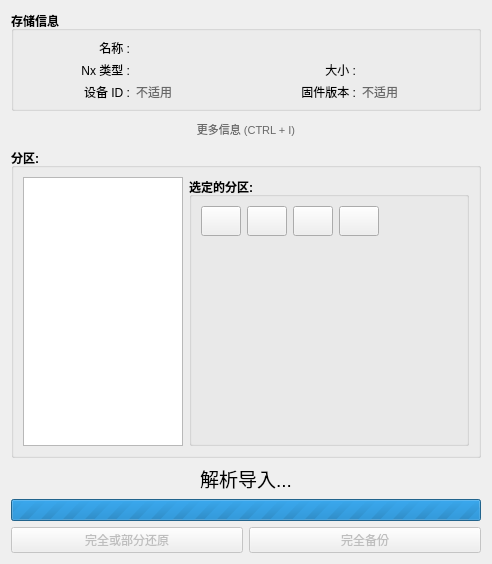
  <widget class="QWidget" name="centralWidget">
   <layout class="QVBoxLayout" name="verticalLayout">
    <item>
     <widget class="QGroupBox" name="groupBox">
      <property name="maximumSize">
       <size>
        <width>16777215</width>
        <height>100</height>
       </size>
      </property>
      <property name="font">
       <font>
        <weight>75</weight>
        <bold>true</bold>
       </font>
      </property>
      <property name="title">
       <string>存储信息</string>
      </property>
      <property name="flat">
       <bool>false</bool>
      </property>
      <layout class="QGridLayout" name="gridLayout">
       <item row="0" column="0">
        <widget class="QLabel" name="filedisk_label">
         <property name="palette">
          <palette>
           <active>
            <colorrole role="WindowText">
             <brush brushstyle="SolidPattern">
              <color alpha="255">
               <red>0</red>
               <green>0</green>
               <blue>0</blue>
              </color>
             </brush>
            </colorrole>
            <colorrole role="Text">
             <brush brushstyle="SolidPattern">
              <color alpha="255">
               <red>104</red>
               <green>104</green>
               <blue>104</blue>
              </color>
             </brush>
            </colorrole>
            <colorrole role="PlaceholderText">
             <brush brushstyle="SolidPattern">
              <color alpha="128">
               <red>104</red>
               <green>104</green>
               <blue>104</blue>
              </color>
             </brush>
            </colorrole>
           </active>
           <inactive>
            <colorrole role="WindowText">
             <brush brushstyle="SolidPattern">
              <color alpha="255">
               <red>0</red>
               <green>0</green>
               <blue>0</blue>
              </color>
             </brush>
            </colorrole>
            <colorrole role="Text">
             <brush brushstyle="SolidPattern">
              <color alpha="255">
               <red>104</red>
               <green>104</green>
               <blue>104</blue>
              </color>
             </brush>
            </colorrole>
            <colorrole role="PlaceholderText">
             <brush brushstyle="SolidPattern">
              <color alpha="128">
               <red>104</red>
               <green>104</green>
               <blue>104</blue>
              </color>
             </brush>
            </colorrole>
           </inactive>
           <disabled>
            <colorrole role="WindowText">
             <brush brushstyle="SolidPattern">
              <color alpha="255">
               <red>120</red>
               <green>120</green>
               <blue>120</blue>
              </color>
             </brush>
            </colorrole>
            <colorrole role="Text">
             <brush brushstyle="SolidPattern">
              <color alpha="255">
               <red>120</red>
               <green>120</green>
               <blue>120</blue>
              </color>
             </brush>
            </colorrole>
            <colorrole role="PlaceholderText">
             <brush brushstyle="SolidPattern">
              <color alpha="128">
               <red>0</red>
               <green>0</green>
               <blue>0</blue>
              </color>
             </brush>
            </colorrole>
           </disabled>
          </palette>
         </property>
         <property name="font">
          <font>
           <weight>50</weight>
           <bold>false</bold>
          </font>
         </property>
         <property name="text">
          <string>名称 :</string>
         </property>
         <property name="alignment">
          <set>Qt::AlignRight|Qt::AlignTrailing|Qt::AlignVCenter</set>
         </property>
        </widget>
       </item>
       <item row="0" column="1" colspan="3">
        <widget class="QLabel" name="filedisk_value">
         <property name="palette">
          <palette>
           <active>
            <colorrole role="WindowText">
             <brush brushstyle="SolidPattern">
              <color alpha="255">
               <red>104</red>
               <green>104</green>
               <blue>104</blue>
              </color>
             </brush>
            </colorrole>
           </active>
           <inactive>
            <colorrole role="WindowText">
             <brush brushstyle="SolidPattern">
              <color alpha="255">
               <red>104</red>
               <green>104</green>
               <blue>104</blue>
              </color>
             </brush>
            </colorrole>
           </inactive>
           <disabled>
            <colorrole role="WindowText">
             <brush brushstyle="SolidPattern">
              <color alpha="255">
               <red>120</red>
               <green>120</green>
               <blue>120</blue>
              </color>
             </brush>
            </colorrole>
           </disabled>
          </palette>
         </property>
         <property name="font">
          <font>
           <weight>50</weight>
           <bold>false</bold>
          </font>
         </property>
         <property name="text">
          <string/>
         </property>
        </widget>
       </item>
       <item row="1" column="0">
        <widget class="QLabel" name="nxtype_label">
         <property name="palette">
          <palette>
           <active>
            <colorrole role="WindowText">
             <brush brushstyle="SolidPattern">
              <color alpha="255">
               <red>0</red>
               <green>0</green>
               <blue>0</blue>
              </color>
             </brush>
            </colorrole>
           </active>
           <inactive>
            <colorrole role="WindowText">
             <brush brushstyle="SolidPattern">
              <color alpha="255">
               <red>0</red>
               <green>0</green>
               <blue>0</blue>
              </color>
             </brush>
            </colorrole>
           </inactive>
           <disabled>
            <colorrole role="WindowText">
             <brush brushstyle="SolidPattern">
              <color alpha="255">
               <red>120</red>
               <green>120</green>
               <blue>120</blue>
              </color>
             </brush>
            </colorrole>
           </disabled>
          </palette>
         </property>
         <property name="font">
          <font>
           <weight>50</weight>
           <bold>false</bold>
          </font>
         </property>
         <property name="text">
          <string>Nx 类型 :</string>
         </property>
         <property name="alignment">
          <set>Qt::AlignRight|Qt::AlignTrailing|Qt::AlignVCenter</set>
         </property>
        </widget>
       </item>
       <item row="1" column="1">
        <widget class="QLabel" name="nxtype_value">
         <property name="palette">
          <palette>
           <active>
            <colorrole role="WindowText">
             <brush brushstyle="SolidPattern">
              <color alpha="255">
               <red>104</red>
               <green>104</green>
               <blue>104</blue>
              </color>
             </brush>
            </colorrole>
           </active>
           <inactive>
            <colorrole role="WindowText">
             <brush brushstyle="SolidPattern">
              <color alpha="255">
               <red>104</red>
               <green>104</green>
               <blue>104</blue>
              </color>
             </brush>
            </colorrole>
           </inactive>
           <disabled>
            <colorrole role="WindowText">
             <brush brushstyle="SolidPattern">
              <color alpha="255">
               <red>120</red>
               <green>120</green>
               <blue>120</blue>
              </color>
             </brush>
            </colorrole>
           </disabled>
          </palette>
         </property>
         <property name="font">
          <font>
           <weight>50</weight>
           <bold>false</bold>
          </font>
         </property>
         <property name="text">
          <string/>
         </property>
        </widget>
       </item>
       <item row="1" column="2">
        <widget class="QLabel" name="size_label">
         <property name="palette">
          <palette>
           <active>
            <colorrole role="WindowText">
             <brush brushstyle="SolidPattern">
              <color alpha="255">
               <red>0</red>
               <green>0</green>
               <blue>0</blue>
              </color>
             </brush>
            </colorrole>
           </active>
           <inactive>
            <colorrole role="WindowText">
             <brush brushstyle="SolidPattern">
              <color alpha="255">
               <red>0</red>
               <green>0</green>
               <blue>0</blue>
              </color>
             </brush>
            </colorrole>
           </inactive>
           <disabled>
            <colorrole role="WindowText">
             <brush brushstyle="SolidPattern">
              <color alpha="255">
               <red>120</red>
               <green>120</green>
               <blue>120</blue>
              </color>
             </brush>
            </colorrole>
           </disabled>
          </palette>
         </property>
         <property name="font">
          <font>
           <weight>50</weight>
           <bold>false</bold>
          </font>
         </property>
         <property name="text">
          <string>大小 :</string>
         </property>
         <property name="alignment">
          <set>Qt::AlignRight|Qt::AlignTrailing|Qt::AlignVCenter</set>
         </property>
        </widget>
       </item>
       <item row="1" column="3">
        <widget class="QLabel" name="size_value">
         <property name="palette">
          <palette>
           <active>
            <colorrole role="WindowText">
             <brush brushstyle="SolidPattern">
              <color alpha="255">
               <red>104</red>
               <green>104</green>
               <blue>104</blue>
              </color>
             </brush>
            </colorrole>
           </active>
           <inactive>
            <colorrole role="WindowText">
             <brush brushstyle="SolidPattern">
              <color alpha="255">
               <red>104</red>
               <green>104</green>
               <blue>104</blue>
              </color>
             </brush>
            </colorrole>
           </inactive>
           <disabled>
            <colorrole role="WindowText">
             <brush brushstyle="SolidPattern">
              <color alpha="255">
               <red>120</red>
               <green>120</green>
               <blue>120</blue>
              </color>
             </brush>
            </colorrole>
           </disabled>
          </palette>
         </property>
         <property name="font">
          <font>
           <weight>50</weight>
           <bold>false</bold>
          </font>
         </property>
         <property name="text">
          <string/>
         </property>
        </widget>
       </item>
       <item row="2" column="0">
        <widget class="QLabel" name="deviceid_label">
         <property name="palette">
          <palette>
           <active>
            <colorrole role="WindowText">
             <brush brushstyle="SolidPattern">
              <color alpha="255">
               <red>0</red>
               <green>0</green>
               <blue>0</blue>
              </color>
             </brush>
            </colorrole>
           </active>
           <inactive>
            <colorrole role="WindowText">
             <brush brushstyle="SolidPattern">
              <color alpha="255">
               <red>0</red>
               <green>0</green>
               <blue>0</blue>
              </color>
             </brush>
            </colorrole>
           </inactive>
           <disabled>
            <colorrole role="WindowText">
             <brush brushstyle="SolidPattern">
              <color alpha="255">
               <red>120</red>
               <green>120</green>
               <blue>120</blue>
              </color>
             </brush>
            </colorrole>
           </disabled>
          </palette>
         </property>
         <property name="font">
          <font>
           <weight>50</weight>
           <bold>false</bold>
          </font>
         </property>
         <property name="text">
          <string>设备 ID :</string>
         </property>
         <property name="alignment">
          <set>Qt::AlignRight|Qt::AlignTrailing|Qt::AlignVCenter</set>
         </property>
        </widget>
       </item>
       <item row="2" column="1">
        <widget class="QLabel" name="deviceid_value">
         <property name="palette">
          <palette>
           <active>
            <colorrole role="WindowText">
             <brush brushstyle="SolidPattern">
              <color alpha="255">
               <red>104</red>
               <green>104</green>
               <blue>104</blue>
              </color>
             </brush>
            </colorrole>
           </active>
           <inactive>
            <colorrole role="WindowText">
             <brush brushstyle="SolidPattern">
              <color alpha="255">
               <red>104</red>
               <green>104</green>
               <blue>104</blue>
              </color>
             </brush>
            </colorrole>
           </inactive>
           <disabled>
            <colorrole role="WindowText">
             <brush brushstyle="SolidPattern">
              <color alpha="255">
               <red>120</red>
               <green>120</green>
               <blue>120</blue>
              </color>
             </brush>
            </colorrole>
           </disabled>
          </palette>
         </property>
         <property name="font">
          <font>
           <weight>50</weight>
           <bold>false</bold>
          </font>
         </property>
         <property name="text">
          <string>不适用</string>
         </property>
        </widget>
       </item>
       <item row="2" column="2">
        <widget class="QLabel" name="fwversion_label">
         <property name="palette">
          <palette>
           <active>
            <colorrole role="WindowText">
             <brush brushstyle="SolidPattern">
              <color alpha="255">
               <red>0</red>
               <green>0</green>
               <blue>0</blue>
              </color>
             </brush>
            </colorrole>
           </active>
           <inactive>
            <colorrole role="WindowText">
             <brush brushstyle="SolidPattern">
              <color alpha="255">
               <red>0</red>
               <green>0</green>
               <blue>0</blue>
              </color>
             </brush>
            </colorrole>
           </inactive>
           <disabled>
            <colorrole role="WindowText">
             <brush brushstyle="SolidPattern">
              <color alpha="255">
               <red>120</red>
               <green>120</green>
               <blue>120</blue>
              </color>
             </brush>
            </colorrole>
           </disabled>
          </palette>
         </property>
         <property name="font">
          <font>
           <weight>50</weight>
           <bold>false</bold>
          </font>
         </property>
         <property name="text">
          <string>固件版本 :</string>
         </property>
         <property name="alignment">
          <set>Qt::AlignRight|Qt::AlignTrailing|Qt::AlignVCenter</set>
         </property>
        </widget>
       </item>
       <item row="2" column="3">
        <widget class="QLabel" name="fwversion_value">
         <property name="palette">
          <palette>
           <active>
            <colorrole role="WindowText">
             <brush brushstyle="SolidPattern">
              <color alpha="255">
               <red>104</red>
               <green>104</green>
               <blue>104</blue>
              </color>
             </brush>
            </colorrole>
           </active>
           <inactive>
            <colorrole role="WindowText">
             <brush brushstyle="SolidPattern">
              <color alpha="255">
               <red>104</red>
               <green>104</green>
               <blue>104</blue>
              </color>
             </brush>
            </colorrole>
           </inactive>
           <disabled>
            <colorrole role="WindowText">
             <brush brushstyle="SolidPattern">
              <color alpha="255">
               <red>120</red>
               <green>120</green>
               <blue>120</blue>
              </color>
             </brush>
            </colorrole>
           </disabled>
          </palette>
         </property>
         <property name="font">
          <font>
           <weight>50</weight>
           <bold>false</bold>
          </font>
         </property>
         <property name="text">
          <string>不适用</string>
         </property>
        </widget>
       </item>
      </layout>
     </widget>
    </item>
    <item>
     <widget class="QPushButton" name="moreinfo_button">
      <property name="palette">
       <palette>
        <active>
         <colorrole role="WindowText">
          <brush brushstyle="SolidPattern">
           <color alpha="255">
            <red>156</red>
            <green>156</green>
            <blue>156</blue>
           </color>
          </brush>
         </colorrole>
         <colorrole role="ButtonText">
          <brush brushstyle="SolidPattern">
           <color alpha="255">
            <red>104</red>
            <green>104</green>
            <blue>104</blue>
           </color>
          </brush>
         </colorrole>
        </active>
        <inactive>
         <colorrole role="WindowText">
          <brush brushstyle="SolidPattern">
           <color alpha="255">
            <red>156</red>
            <green>156</green>
            <blue>156</blue>
           </color>
          </brush>
         </colorrole>
         <colorrole role="ButtonText">
          <brush brushstyle="SolidPattern">
           <color alpha="255">
            <red>104</red>
            <green>104</green>
            <blue>104</blue>
           </color>
          </brush>
         </colorrole>
        </inactive>
        <disabled>
         <colorrole role="WindowText">
          <brush brushstyle="SolidPattern">
           <color alpha="255">
            <red>120</red>
            <green>120</green>
            <blue>120</blue>
           </color>
          </brush>
         </colorrole>
         <colorrole role="ButtonText">
          <brush brushstyle="SolidPattern">
           <color alpha="255">
            <red>120</red>
            <green>120</green>
            <blue>120</blue>
           </color>
          </brush>
         </colorrole>
        </disabled>
       </palette>
      </property>
      <property name="font">
       <font>
        <pointsize>8</pointsize>
        <italic>false</italic>
       </font>
      </property>
      <property name="cursor">
       <cursorShape>PointingHandCursor</cursorShape>
      </property>
      <property name="text">
       <string>更多信息 (CTRL + I)</string>
      </property>
      <property name="flat">
       <bool>true</bool>
      </property>
     </widget>
    </item>
    <item>
     <widget class="QGroupBox" name="partitionsGrp">
      <property name="font">
       <font>
        <weight>75</weight>
        <bold>true</bold>
       </font>
      </property>
      <property name="title">
       <string>分区:</string>
      </property>
      <layout class="QGridLayout" name="gridLayout_2">
       <item row="0" column="0">
        <widget class="QTableWidget" name="partition_table">
         <property name="minimumSize">
          <size>
           <width>160</width>
           <height>0</height>
          </size>
         </property>
         <property name="frameShape">
          <enum>QFrame::StyledPanel</enum>
         </property>
         <property name="horizontalScrollBarPolicy">
          <enum>Qt::ScrollBarAlwaysOff</enum>
         </property>
         <property name="sizeAdjustPolicy">
          <enum>QAbstractScrollArea::AdjustToContentsOnFirstShow</enum>
         </property>
         <property name="autoScrollMargin">
          <number>6</number>
         </property>
         <property name="editTriggers">
          <set>QAbstractItemView::NoEditTriggers</set>
         </property>
         <property name="dragDropOverwriteMode">
          <bool>false</bool>
         </property>
         <property name="selectionMode">
          <enum>QAbstractItemView::SingleSelection</enum>
         </property>
         <property name="selectionBehavior">
          <enum>QAbstractItemView::SelectRows</enum>
         </property>
         <property name="showGrid">
          <bool>false</bool>
         </property>
         <property name="columnCount">
          <number>1</number>
         </property>
         <attribute name="horizontalHeaderVisible">
          <bool>false</bool>
         </attribute>
         <attribute name="verticalHeaderVisible">
          <bool>false</bool>
         </attribute>
         <column/>
        </widget>
       </item>
       <item row="0" column="1">
        <widget class="QGroupBox" name="selPartGrp">
         <property name="minimumSize">
          <size>
           <width>0</width>
           <height>0</height>
          </size>
         </property>
         <property name="title">
          <string>选定的分区:</string>
         </property>
         <layout class="QVBoxLayout" name="verticalLayout_2">
          <item>
           <layout class="QHBoxLayout" name="horizontalLayout_2">
            <property name="sizeConstraint">
             <enum>QLayout::SetMinimumSize</enum>
            </property>
            <item>
             <widget class="QPushButton" name="partQDumpBtn">
              <property name="sizePolicy">
               <sizepolicy hsizetype="Fixed" vsizetype="Fixed">
                <horstretch>0</horstretch>
                <verstretch>0</verstretch>
               </sizepolicy>
              </property>
              <property name="minimumSize">
               <size>
                <width>30</width>
                <height>30</height>
               </size>
              </property>
              <property name="toolTip">
               <string>快速备份</string>
              </property>
              <property name="statusTip">
               <string>文件另存为...</string>
              </property>
              <property name="text">
               <string/>
              </property>
              <property name="icon">
               <iconset resource="application.qrc">
                <normaloff>:/images/save.png</normaloff>:/images/save.png</iconset>
              </property>
              <property name="flat">
               <bool>false</bool>
              </property>
             </widget>
            </item>
            <item>
             <widget class="QPushButton" name="partADumpBtn">
              <property name="sizePolicy">
               <sizepolicy hsizetype="Fixed" vsizetype="Fixed">
                <horstretch>0</horstretch>
                <verstretch>0</verstretch>
               </sizepolicy>
              </property>
              <property name="minimumSize">
               <size>
                <width>30</width>
                <height>30</height>
               </size>
              </property>
              <property name="toolTip">
               <string>高级复制</string>
              </property>
              <property name="statusTip">
               <string>高级复制</string>
              </property>
              <property name="text">
               <string/>
              </property>
              <property name="icon">
               <iconset resource="application.qrc">
                <normaloff>:/images/save_advanced.png</normaloff>:/images/save_advanced.png</iconset>
              </property>
              <property name="flat">
               <bool>false</bool>
              </property>
             </widget>
            </item>
            <item>
             <widget class="QPushButton" name="partRestoreBtn">
              <property name="sizePolicy">
               <sizepolicy hsizetype="Fixed" vsizetype="Fixed">
                <horstretch>0</horstretch>
                <verstretch>0</verstretch>
               </sizepolicy>
              </property>
              <property name="minimumSize">
               <size>
                <width>30</width>
                <height>30</height>
               </size>
              </property>
              <property name="toolTip">
               <string>从文件还原</string>
              </property>
              <property name="statusTip">
               <string>从文件还原</string>
              </property>
              <property name="text">
               <string/>
              </property>
              <property name="icon">
               <iconset resource="application.qrc">
                <normaloff>:/images/restore.png</normaloff>:/images/restore.png</iconset>
              </property>
              <property name="flat">
               <bool>false</bool>
              </property>
             </widget>
            </item>
            <item>
             <widget class="QPushButton" name="partCustom1Btn">
              <property name="enabled">
               <bool>true</bool>
              </property>
              <property name="sizePolicy">
               <sizepolicy hsizetype="Fixed" vsizetype="Fixed">
                <horstretch>0</horstretch>
                <verstretch>0</verstretch>
               </sizepolicy>
              </property>
              <property name="minimumSize">
               <size>
                <width>30</width>
                <height>30</height>
               </size>
              </property>
              <property name="toolTip">
               <string/>
              </property>
              <property name="statusTip">
               <string/>
              </property>
              <property name="text">
               <string/>
              </property>
              <property name="flat">
               <bool>false</bool>
              </property>
             </widget>
            </item>
            <item>
             <spacer name="horizontalSpacer">
              <property name="orientation">
               <enum>Qt::Horizontal</enum>
              </property>
              <property name="sizeHint" stdset="0">
               <size>
                <width>40</width>
                <height>20</height>
               </size>
              </property>
             </spacer>
            </item>
           </layout>
          </item>
          <item>
           <widget class="QTableWidget" name="properties_table">
            <property name="enabled">
             <bool>true</bool>
            </property>
            <property name="autoFillBackground">
             <bool>true</bool>
            </property>
            <property name="styleSheet">
             <string notr="true">QTableWidget {background-color: transparent;}
QHeaderView::section {background-color: transparent;}
QHeaderView {background-color: transparent;}
QTableCornerButton::section {background-color: transparent;}</string>
            </property>
            <property name="frameShape">
             <enum>QFrame::Box</enum>
            </property>
            <property name="editTriggers">
             <set>QAbstractItemView::NoEditTriggers</set>
            </property>
            <property name="selectionMode">
             <enum>QAbstractItemView::NoSelection</enum>
            </property>
            <property name="showGrid">
             <bool>false</bool>
            </property>
            <property name="wordWrap">
             <bool>true</bool>
            </property>
            <property name="cornerButtonEnabled">
             <bool>false</bool>
            </property>
            <property name="columnCount">
             <number>2</number>
            </property>
            <attribute name="horizontalHeaderVisible">
             <bool>false</bool>
            </attribute>
            <attribute name="horizontalHeaderDefaultSectionSize">
             <number>90</number>
            </attribute>
            <attribute name="verticalHeaderVisible">
             <bool>false</bool>
            </attribute>
            <column/>
            <column/>
           </widget>
          </item>
         </layout>
        </widget>
       </item>
      </layout>
     </widget>
    </item>
    <item>
     <widget class="QLabel" name="analysingLbl">
      <property name="font">
       <font>
        <pointsize>14</pointsize>
       </font>
      </property>
      <property name="text">
       <string>&lt;html&gt;&lt;head/&gt;&lt;body&gt;&lt;p&gt;&lt;span style=&quot; font-size:14pt;&quot;&gt;解析导入...&lt;/span&gt;&lt;/p&gt;&lt;/body&gt;&lt;/html&gt;</string>
      </property>
      <property name="alignment">
       <set>Qt::AlignCenter</set>
      </property>
     </widget>
    </item>
    <item>
     <widget class="QProgressBar" name="loadingBar">
      <property name="maximum">
       <number>0</number>
      </property>
      <property name="value">
       <number>0</number>
      </property>
      <property name="textVisible">
       <bool>false</bool>
      </property>
     </widget>
    </item>
    <item>
     <layout class="QHBoxLayout" name="horizontalLayout">
      <item>
       <widget class="QPushButton" name="fullrestore_button">
        <property name="enabled">
         <bool>false</bool>
        </property>
        <property name="sizePolicy">
         <sizepolicy hsizetype="Expanding" vsizetype="Fixed">
          <horstretch>0</horstretch>
          <verstretch>0</verstretch>
         </sizepolicy>
        </property>
        <property name="minimumSize">
         <size>
          <width>0</width>
          <height>10</height>
         </size>
        </property>
        <property name="toolTip">
         <string>从文件还原...</string>
        </property>
        <property name="statusTip">
         <string>从文件还原...</string>
        </property>
        <property name="accessibleName">
         <string>full restore</string>
        </property>
        <property name="text">
         <string>完全或部分还原</string>
        </property>
        <property name="shortcut">
         <string>Backspace, Return</string>
        </property>
       </widget>
      </item>
      <item>
       <widget class="QPushButton" name="rawdump_button">
        <property name="enabled">
         <bool>false</bool>
        </property>
        <property name="sizePolicy">
         <sizepolicy hsizetype="Expanding" vsizetype="Fixed">
          <horstretch>0</horstretch>
          <verstretch>0</verstretch>
         </sizepolicy>
        </property>
        <property name="focusPolicy">
         <enum>Qt::StrongFocus</enum>
        </property>
        <property name="toolTip">
         <string>文件另存为...</string>
        </property>
        <property name="statusTip">
         <string>文件另存为...</string>
        </property>
        <property name="accessibleName">
         <string>full dump</string>
        </property>
        <property name="accessibleDescription">
         <string>Full dump</string>
        </property>
        <property name="text">
         <string>完全备份</string>
        </property>
        <property name="shortcut">
         <string>Backspace, Return</string>
        </property>
       </widget>
      </item>
     </layout>
    </item>
   </layout>
   <zorder>groupBox</zorder>
   <zorder>partitionsGrp</zorder>
   <zorder>analysingLbl</zorder>
   <zorder>loadingBar</zorder>
   <zorder>moreinfo_button</zorder>
  </widget>
